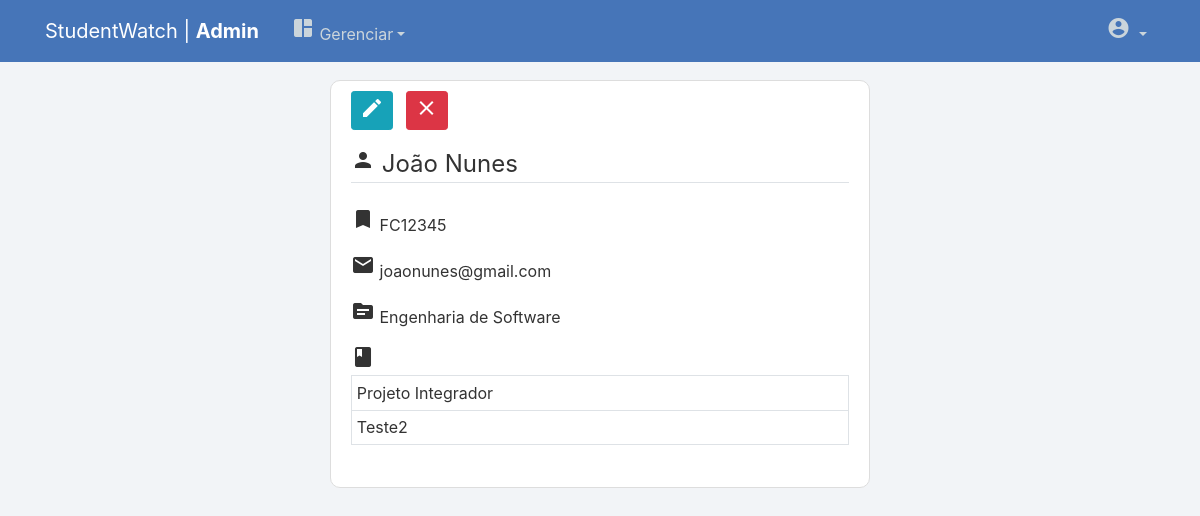
The page /estudante/12/ (signed in) on the database its author committed.
### users/models.py (models this page shows, shortened)
class EstudanteProfile(models.Model):
    user = models.OneToOneField(User, on_delete=models.CASCADE, null=True, related_name='estudante_profile')
    matricula = models.CharField(max_length=20, null=True)
    curso = models.ForeignKey('manager.Curso', on_delete=models.SET_NULL, null=True)

class User(AbstractUser):
    username = models.EmailField(_('username'), unique=False)
    email = models.EmailField(_('email address'), unique=True)
    tipo = models.CharField(max_length=100)

### manager/models.py (models this page shows, shortened)
class Curso(models.Model):
    nome = models.CharField(max_length=100)
    descricao = models.TextField(max_length=500)
    coordenador = models.ForeignKey(CoordenadorProfile, on_delete=models.SET_NULL, null=True)
    def __str__(self):
        return self.nome

class Estudante_disciplina(models.Model):
    estudante = models.ForeignKey(EstudanteProfile, on_delete=models.CASCADE, null=True)
    disciplina = models.ForeignKey(Disciplina, on_delete=models.CASCADE, null=True)
    def __str__(self):
        return str(self.disciplina)

class Disciplina(models.Model):
    nome = models.CharField(max_length=100)
    professor = models.ForeignKey(ProfessorProfile, on_delete=models.SET_NULL, null=True)
    curso = models.ForeignKey(Curso, on_delete=models.CASCADE, null=True)
    def __str__(self):
        return self.nome

### manager/views.py (the view)
# urls.py: path('estudante/<int:pk>/', EstudanteDetailView.as_view(), name='estudante-detail'),
class EstudanteDetailView(PermissionRequiredMixin, LoginRequiredMixin, DetailView):
    permission_required = 'users.view_estudanteprofile'
    template_name = "manager/estudante_detail.html"
    def get(self, request, *args, **kwargs):
        estudante_id = self.kwargs['pk']
        estudante = EstudanteProfile.objects.get(id=estudante_id)
        disciplinas = Estudante_disciplina.objects.filter(estudante = estudante_id)
        context = {
            'object': estudante,
            'disciplinas': disciplinas,
        }
        return render(request, self.template_name, context)

### manager/templates/manager/estudante_detail.html
{% extends "page/base.html" %}
{% block content %}
    <div class="content-section">
        <fieldset class="form-group">
            {% if user.is_staff %}
                <a class="btn btn-info btn-sm" href="{% url 'estudante-update' object.id %}"><span class="material-icons">edit</span></a>
                <a class="btn btn-danger btn-sm ml-2" href="{% url 'estudante-delete' object.id %}"><span class="material-icons">clear</span></a>
            {% endif %}
        </fieldset>
        <fieldset class="form-group">
            <legend class="border-bottom mb-4"><span class="material-icons">person</span> {{ object.user.first_name }} {{ object.user.last_name }}</legend>
            <p><span class="material-icons">bookmark</span> {{ object.matricula }}</p>
            <p><span class="material-icons">mail</span> {{ object.user.email }}</p>
            <p><span class="material-icons">source</span> {{ object.curso }}</p>
            <table class="table table-bordered table-sm">
                {% for disciplina in disciplinas %}
                    {% if forloop.first %}
                        <tr>
                            <thead>
                                <span class="material-icons">book</span>
                            </thead>
                            <td>
                                {{ disciplina }}
                            </td>
                        </tr>
                    {% else %}
                        <tr>
                            <td>
                                {{ disciplina }}
                            </td>
                        </tr>
                    {% endif %}
                {% endfor %}
            </table>
    </div>
{% endblock content %}

### page/static/page/main.css (style rules this page uses)
body { background: #f2f4f7; color: #333333; margin-top: 5rem; }
.content-section { background: #ffffff; padding: 10px 20px; border: 1px solid #dddddd; border-radius: 10px; margin-bottom: 20px; }

### rows shown on the page
EstudanteProfile: user.first_name "João", user.last_name "Nunes", matricula "FC12345", user.email "joaonunes@gmail.com", curso "Engenharia de Software"
Estudante_disciplina: disciplina.nome "Projeto Integrador"
Estudante_disciplina: disciplina.nome "Teste2"
